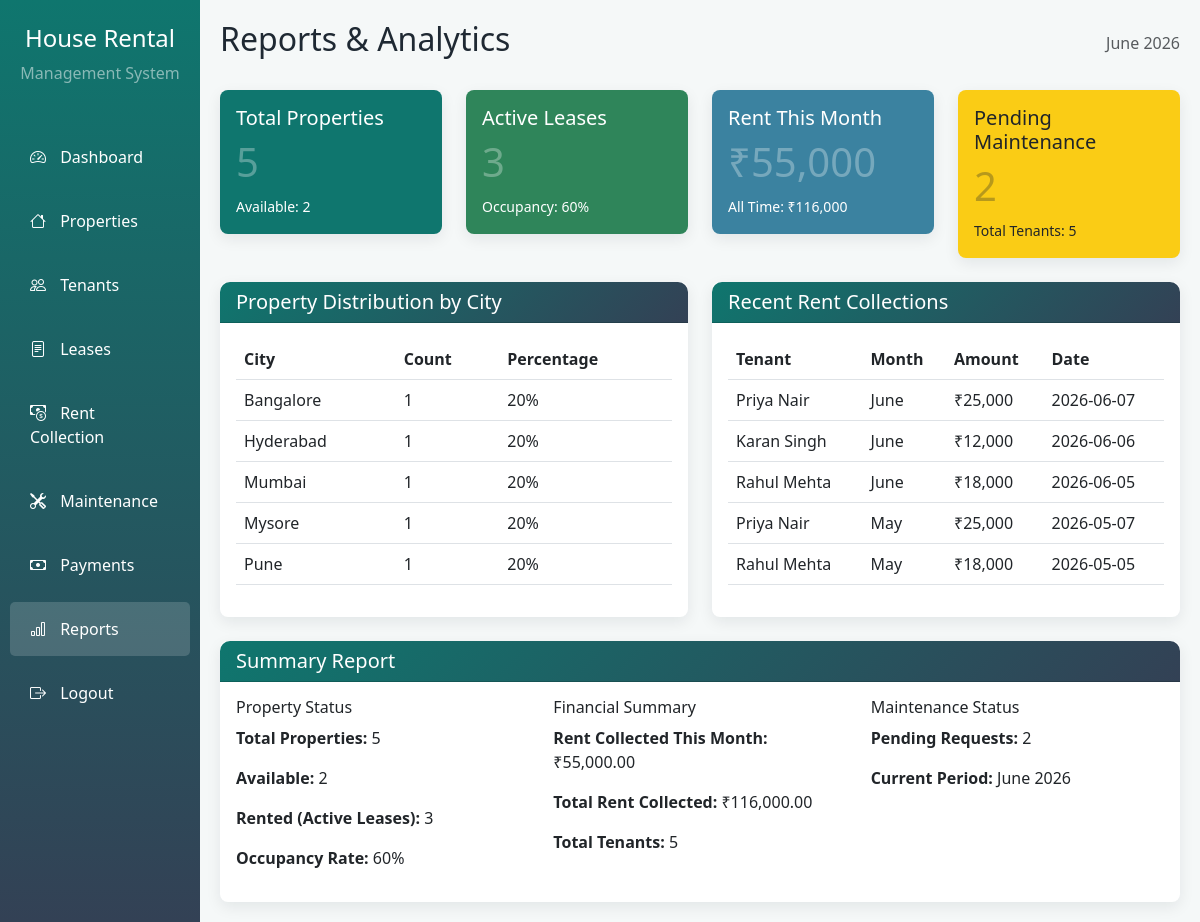
The page /reports.php (signed in) on the database its author committed.
### tables this page shows
CREATE TABLE IF NOT EXISTS rent_collection (
    rent_id INT AUTO_INCREMENT PRIMARY KEY,
    admin_id INT NOT NULL,
    lease_id INT NOT NULL,
    month VARCHAR(20) NOT NULL,
    year INT NOT NULL,
    amount DECIMAL(10,2) NOT NULL,
    payment_date DATE NOT NULL,
    payment_method VARCHAR(50) DEFAULT 'Cash',
    status VARCHAR(20) DEFAULT 'Paid',
    receipt_no VARCHAR(20) NOT NULL,
    FOREIGN KEY (admin_id) REFERENCES admins(admin_id) ON DELETE CASCADE,
    FOREIGN KEY (lease_id) REFERENCES leases(lease_id) ON DELETE CASCADE
);

CREATE TABLE IF NOT EXISTS tenants (
    tenant_id INT AUTO_INCREMENT PRIMARY KEY,
    admin_id INT NOT NULL,
    full_name VARCHAR(100) NOT NULL,
    email VARCHAR(100) NOT NULL,
    contact VARCHAR(20) NOT NULL,
    aadhar_number VARCHAR(20) DEFAULT NULL,
    emergency_contact VARCHAR(20) DEFAULT NULL,
    created_at TIMESTAMP DEFAULT CURRENT_TIMESTAMP,
    FOREIGN KEY (admin_id) REFERENCES admins(admin_id) ON DELETE CASCADE
);

### reports.php (the view, shortened to what this page needs)
<?php
include 'db.php';
$admin_id = (int)$_SESSION['admin_id'];
$current_month = date('F');
$current_year = date('Y');
$total_properties = mysqli_fetch_assoc(mysqli_query($conn, "SELECT COUNT(*) as count FROM properties WHERE admin_id = $admin_id"))['count'];
$total_tenants = mysqli_fetch_assoc(mysqli_query($conn, "SELECT COUNT(*) as count FROM tenants WHERE admin_id = $admin_id"))['count'];
$active_leases = mysqli_fetch_assoc(mysqli_query($conn, "SELECT COUNT(*) as count FROM leases WHERE admin_id = $admin_id AND status = 'Active'"))['count'];
$available_properties = mysqli_fetch_assoc(mysqli_query($conn, "SELECT COUNT(*) as count FROM properties WHERE admin_id = $admin_id AND status = 'Available'"))['count'];
$total_rent_collected = mysqli_fetch_assoc(mysqli_query($conn, "SELECT COALESCE(SUM(amount), 0) as total FROM rent_collection WHERE admin_id = $admin_id AND month = '$current_month' AND year = '$current_year'"))['total'];
$total_rent_all_time = mysqli_fetch_assoc(mysqli_query($conn, "SELECT COALESCE(SUM(amount), 0) as total FROM rent_collection WHERE admin_id = $admin_id"))['total'];
$pending_maintenance = mysqli_fetch_assoc(mysqli_query($conn, "SELECT COUNT(*) as count FROM maintenance_requests WHERE admin_id = $admin_id AND status = 'Pending'"))['count'];
$occupancy_rate = $total_properties > 0 ? round(($active_leases / $total_properties) * 100, 2) : 0;
$recent_rent = mysqli_query($conn, "SELECT rc.*, t.full_name FROM rent_collection rc LEFT JOIN leases l ON rc.lease_id = l.lease_id LEFT JOIN tenants t ON l.tenant_id = t.tenant_id WHERE rc.admin_id = $admin_id ORDER BY rc.payment_date DESC LIMIT 5");
$property_cities = mysqli_query($conn, "SELECT city, COUNT(*) as count FROM properties WHERE admin_id = $admin_id GROUP BY city");
?>
<!DOCTYPE html>
<html lang="en">
<head>
    <link href="https://cdn.jsdelivr.net/npm/bootstrap@5.3.0/dist/css/bootstrap.min.css" rel="stylesheet">
    <link rel="stylesheet" href="css/style.css">
</head>
<body>
    <div class="container-fluid">
        <div class="row">
            <div class="col-md-2 sidebar p-0">
                <div class="text-center py-4">
                    <h4 class="text-white">House Rental</h4>
                    <p class="text-white-50">Management System</p>
                </div>
                <nav class="nav flex-column">
                    <a class="nav-link" href="index.php"><i class="bi bi-speedometer2"></i> Dashboard</a>
                    <a class="nav-link" href="properties.php"><i class="bi bi-house"></i> Properties</a>
                    <a class="nav-link" href="tenants.php"><i class="bi bi-people"></i> Tenants</a>
                    <a class="nav-link" href="leases.php"><i class="bi bi-file-text"></i> Leases</a>
                    <a class="nav-link" href="rent_collection.php"><i class="bi bi-cash-coin"></i> Rent Collection</a>
                    <a class="nav-link" href="maintenance.php"><i class="bi bi-tools"></i> Maintenance</a>
                    <a class="nav-link" href="payments.php"><i class="bi bi-cash"></i> Payments</a>
                    <a class="nav-link active" href="reports.php"><i class="bi bi-bar-chart"></i> Reports</a>
                    <a class="nav-link" href="logout.php"><i class="bi bi-box-arrow-right"></i> Logout</a>
                </nav>
            </div>
            <div class="col-md-10 main-content">
                <div class="d-flex justify-content-between align-items-center mb-4">
                    <h2>Reports & Analytics</h2>
                    <span class="text-muted"><?php echo $current_month . ' ' . $current_year; ?></span>
                </div>
                <div class="row mb-4">
                    <div class="col-md-3">
                        <div class="card stat-card bg-primary text-white">
                            <div class="card-body">
                                <h5 class="card-title">Total Properties</h5>
                                <h2 class="card-icon"><?php echo $total_properties; ?></h2>
                                <small>Available: <?php echo $available_properties; ?></small>
                            </div>
                        </div>
                    </div>
                    <div class="col-md-3">
                        <div class="card stat-card bg-success text-white">
                            <div class="card-body">
                                <h5 class="card-title">Active Leases</h5>
                                <h2 class="card-icon"><?php echo $active_leases; ?></h2>
                                <small>Occupancy: <?php echo $occupancy_rate; ?>%</small>
                            </div>
                        </div>
                    </div>
                    <div class="col-md-3">
                        <div class="card stat-card bg-info text-white">
                            <div class="card-body">
                                <h5 class="card-title">Rent This Month</h5>
                                <h2 class="card-icon">₹<?php echo number_format($total_rent_collected, 0); ?></h2>
                                <small>All Time: ₹<?php echo number_format($total_rent_all_time, 0); ?></small>
                            </div>
                        </div>
                    </div>
                    <div class="col-md-3">
                        <div class="card stat-card bg-warning text-dark">
                            <div class="card-body">
                                <h5 class="card-title">Pending Maintenance</h5>
                                <h2 class="card-icon"><?php echo $pending_maintenance; ?></h2>
                                <small>Total Tenants: <?php echo $total_tenants; ?></small>
                            </div>
                        </div>
                    </div>
                </div>
                <div class="row">
                    <div class="col-md-6">
                        <div class="card table-card">
                            <div class="card-header">
                                <h5 class="mb-0">Property Distribution by City</h5>
                            </div>
                            <div class="card-body">
                                <div class="table-responsive">
                                    <table class="table table-hover">
                                        <thead>
                                            <tr>
                                                <th>City</th>
                                                <th>Count</th>
                                                <th>Percentage</th>
                                            </tr>
                                        </thead>
                                        <tbody>
                                            <?php while ($row = mysqli_fetch_assoc($property_cities)): ?>
                                            <tr>
                                                <td><?php echo $row['city']; ?></td>
                                                <td><?php echo $row['count']; ?></td>
                                                <td><?php echo $total_properties > 0 ? round(($row['count'] / $total_properties) * 100, 1) : 0; ?>%</td>
                                            </tr>
                                            <?php endwhile; ?>
                                        </tbody>
                                    </table>
                                </div>
                            </div>
                        </div>
                    </div>
                    <div class="col-md-6">
                        <div class="card table-card">
                            <div class="card-header">
                                <h5 class="mb-0">Recent Rent Collections</h5>
                            </div>
                            <div class="card-body">
                                <div class="table-responsive">
                                    <table class="table table-hover">
                                        <thead>
                                            <tr>
                                                <th>Tenant</th>
                                                <th>Month</th>
                                                <th>Amount</th>
                                                <th>Date</th>
                                            </tr>
                                        </thead>
                                        <tbody>
                                            <?php while ($row = mysqli_fetch_assoc($recent_rent)): ?>
                                            <tr>
                                                <td><?php echo $row['full_name']; ?></td>
                                                <td><?php echo $row['month']; ?></td>
                                                <td>₹<?php echo number_format($row['amount'], 0); ?></td>
                                                <td><?php echo $row['payment_date']; ?></td>
                                            </tr>
                                            <?php endwhile; ?>
                                        </tbody>
                                    </table>
                                </div>
                            </div>
                        </div>
                    </div>
                </div>
                <div class="row mt-4">
                    <div class="col-md-12">
                        <div class="card table-card">
                            <div class="card-header">
                                <h5 class="mb-0">Summary Report</h5>
                            </div>
                            <div class="card-body">
                                <div class="row">
                                    <div class="col-md-4">
                                        <h6>Property Status</h6>
                                        <p><strong>Total Properties:</strong> <?php echo $total_properties; ?></p>
                                        <p><strong>Available:</strong> <?php echo $available_properties; ?></p>
                                        <p><strong>Rented (Active Leases):</strong> <?php echo $active_leases; ?></p>
                                        <p><strong>Occupancy Rate:</strong> <?php echo $occupancy_rate; ?>%</p>
                                    </div>
                                    <div class="col-md-4">
                                        <h6>Financial Summary</h6>
                                        <p><strong>Rent Collected This Month:</strong> ₹<?php echo number_format($total_rent_collected, 2); ?></p>
                                        <p><strong>Total Rent Collected:</strong> ₹<?php echo number_format($total_rent_all_time, 2); ?></p>
                                        <p><strong>Total Tenants:</strong> <?php echo $total_tenants; ?></p>
                                    </div>
                                    <div class="col-md-4">
                                        <h6>Maintenance Status</h6>
                                        <p><strong>Pending Requests:</strong> <?php echo $pending_maintenance; ?></p>
                                        <p><strong>Current Period:</strong> <?php echo $current_month . ' ' . $current_year; ?></p>
                                    </div>
                                </div>
                            </div>
                        </div>
                    </div>
                </div>
            </div>
        </div>
    </div>
    <link rel="stylesheet" href="https://cdn.jsdelivr.net/npm/bootstrap-icons@1.10.0/font/bootstrap-icons.css">
</body>
</html>

### css/style.css (style rules this page uses)
body { background-color: #f5f8f8; color: #1f2933; }
.sidebar { min-height: 100vh; background: linear-gradient(180deg, #0f766e 0%, #334155 100%); }
.sidebar .nav-link { color: white; padding: 15px 20px; margin: 5px 10px; border-radius: 5px; transition: all 0.3s; }
.sidebar .nav-link:hover, .sidebar .nav-link.active { background-color: rgba(255,255,255,0.16); color: white; }
.sidebar .nav-link i { margin-right: 10px; }
.main-content { padding: 20px; }
.stat-card { border: 0; border-radius: 8px; box-shadow: 0 5px 15px rgba(15, 23, 42, 0.08); transition: transform 0.3s; }
.stat-card .card-icon { font-size: 2.5rem; opacity: 0.3; }
.table-card { border: 0; border-radius: 8px; box-shadow: 0 5px 15px rgba(15, 23, 42, 0.08); }
.table-card .card-header { background: linear-gradient(135deg, #0f766e 0%, #334155 100%); color: white; border-radius: 10px 10px 0 0; }
.bg-primary { background-color: #0f766e !important; }
.bg-success { background-color: #2f855a !important; }
.bg-info { background-color: #3b82a0 !important; }
.bg-warning { background-color: #facc15 !important; }

### rows shown on the page
rent_collection: tenants.full_name "Priya Nair", month "June", amount "25,000", payment_date "2026-06-07"
rent_collection: tenants.full_name "Karan Singh", month "June", amount "12,000", payment_date "2026-06-06"
rent_collection: tenants.full_name "Rahul Mehta", month "June", amount "18,000", payment_date "2026-06-05"
rent_collection: tenants.full_name "Priya Nair", month "May", amount "25,000", payment_date "2026-05-07"
rent_collection: tenants.full_name "Rahul Mehta", month "May", amount "18,000", payment_date "2026-05-05"

### other values the page prints
$current_month "June"
$current_year "2026"
$total_properties "5"
$available_properties "2"
$active_leases "3"
$occupancy_rate "60"
$total_rent_collected "55,000"
$total_rent_all_time "116,000"
$pending_maintenance "2"
$total_tenants "5"
$row['city'] "Bangalore"
$row['count'] "1"
$row['city'] "Hyderabad"
$row['city'] "Mumbai"
$row['city'] "Mysore"
